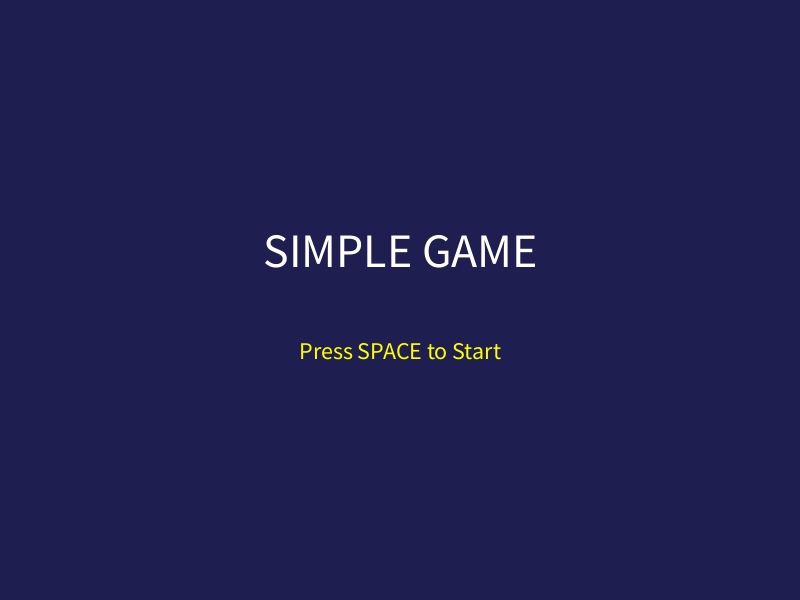
Frame 1 (no input)
Frame 60 (the mouse pressed at the canvas centre just before this capture): identical to frame 1, image omitted
Frame 120 (the mouse held since frame 60 and released just before this capture): identical to frame 1, image omitted

The Processing sketch that drew this single still picture (run headless with seeded random() and noise(); from frame 60 on, the mouse is pressed at the canvas centre):

// Processing sketch: Template_SceneManager
// ── Template_SceneManager.pde
// ===== テンプレート：シーン(画面)切り替えとゲーム状態管理 =====
//
// 用途: タイトル画面 → ゲーム画面 → ゲームクリア/オーバー画面 のような
// 画面の切り替えを、シンプルなフラグ変数で行う設計パターンです。

// --- 状態を管理するフラグ（変数） ---
boolean isGameStarted = false; // タイトル画面か、ゲーム画面かを分ける
boolean isGameOver = false;    // 失敗した状態
boolean isGameCleared = false; // クリアした状態

// ゲーム用の変数
int score = 0;
int timer = 0;

void setup() {
  size(800, 600);
  textAlign(CENTER, CENTER);

  // 初期化関数を呼んで最初からスタート
  initGame();
}

// ゲームの初期化（リセット）処理
void initGame() {
  isGameStarted = false;
  isGameOver = false;
  isGameCleared = false;
  score = 0;
  timer = 300; // 5秒の制限時間（60fps × 5 = 300）
}

void draw() {
  // フラグの状態によって、実行する処理（画面）を切り替える

  if (!isGameStarted) {
    // -------------------------
    // タイトル画面
    // -------------------------
    drawTitleScreen();

  } else if (isGameOver) {
    // -------------------------
    // ゲームオーバー画面
    // -------------------------
    drawGameOverScreen();

  } else if (isGameCleared) {
    // -------------------------
    // ゲームクリア画面
    // -------------------------
    drawGameClearScreen();

  } else {
    // -------------------------
    // メインのゲーム画面
    // -------------------------
    updateGame();
    drawGameScreen();
  }
}

// ==========================================
// 各シーンの更新・描画処理
// ==========================================

void drawTitleScreen() {
  background(30, 30, 80);
  fill(255);
  textSize(48);
  text("SIMPLE GAME", width/2, height/2 - 50);

  textSize(24);
  // 点滅効果
  if (frameCount % 60 < 30) {
    fill(255, 255, 0);
    text("Press SPACE to Start", width/2, height/2 + 50);
  }
}

void updateGame() {
  // 時間を減らす
  timer--;

  // マウスが動いたらスコアアップ（仮のゲーム要素）
  score += abs(mouseX - pmouseX);

  // 条件を満たしたらフラグを切り替えて画面を移行する

  // 時間切れでゲームオーバー
  if (timer <= 0) {
    isGameOver = true;
  }

  // スコアが1000を超えたらゲームクリア
  if (score > 1000) {
    isGameCleared = true;
  }
}

void drawGameScreen() {
  background(50, 150, 50);

  fill(255);
  textSize(32);
  text("Move Mouse to earn score!", width/2, height/2);

  // UI表示
  textAlign(LEFT, TOP);
  textSize(24);
  text("Score: " + score + " / 1000", 20, 20);

  // 残り時間の表示（小数第一位まで）
  float seconds = timer / 60.0f;
  text("Time: " + nf(seconds, 0, 1), 20, 60);

  textAlign(CENTER, CENTER); // 戻しておく
}

void drawGameOverScreen() {
  background(100, 30, 30);
  fill(255);
  textSize(48);
  text("GAME OVER", width/2, height/2 - 50);

  textSize(24);
  text("Final Score: " + score, width/2, height/2 + 20);
  text("Press 'R' to Restart", width/2, height/2 + 80);
}

void drawGameClearScreen() {
  background(255, 200, 50);
  fill(0);
  textSize(48);
  text("GAME CLEAR!", width/2, height/2 - 50);

  textSize(24);
  text("Final Score: " + score, width/2, height/2 + 20);
  float secondsLeft = timer / 60.0f;
  text("Time Left: " + nf(secondsLeft, 0, 1) + "s", width/2, height/2 + 60);
  text("Press 'R' to Restart", width/2, height/2 + 120);
}

// ==========================================
// 入力処理（シーン間の移動）
// ==========================================
void keyPressed() {
  // タイトル画面でスペースキーを押したらゲーム開始
  if (!isGameStarted && key == ' ') {
    isGameStarted = true;
  }

  // 終了画面で 'R' を押したら最初から
  if ((isGameOver || isGameCleared) && (key == 'r' || key == 'R')) {
    initGame();
  }
}
